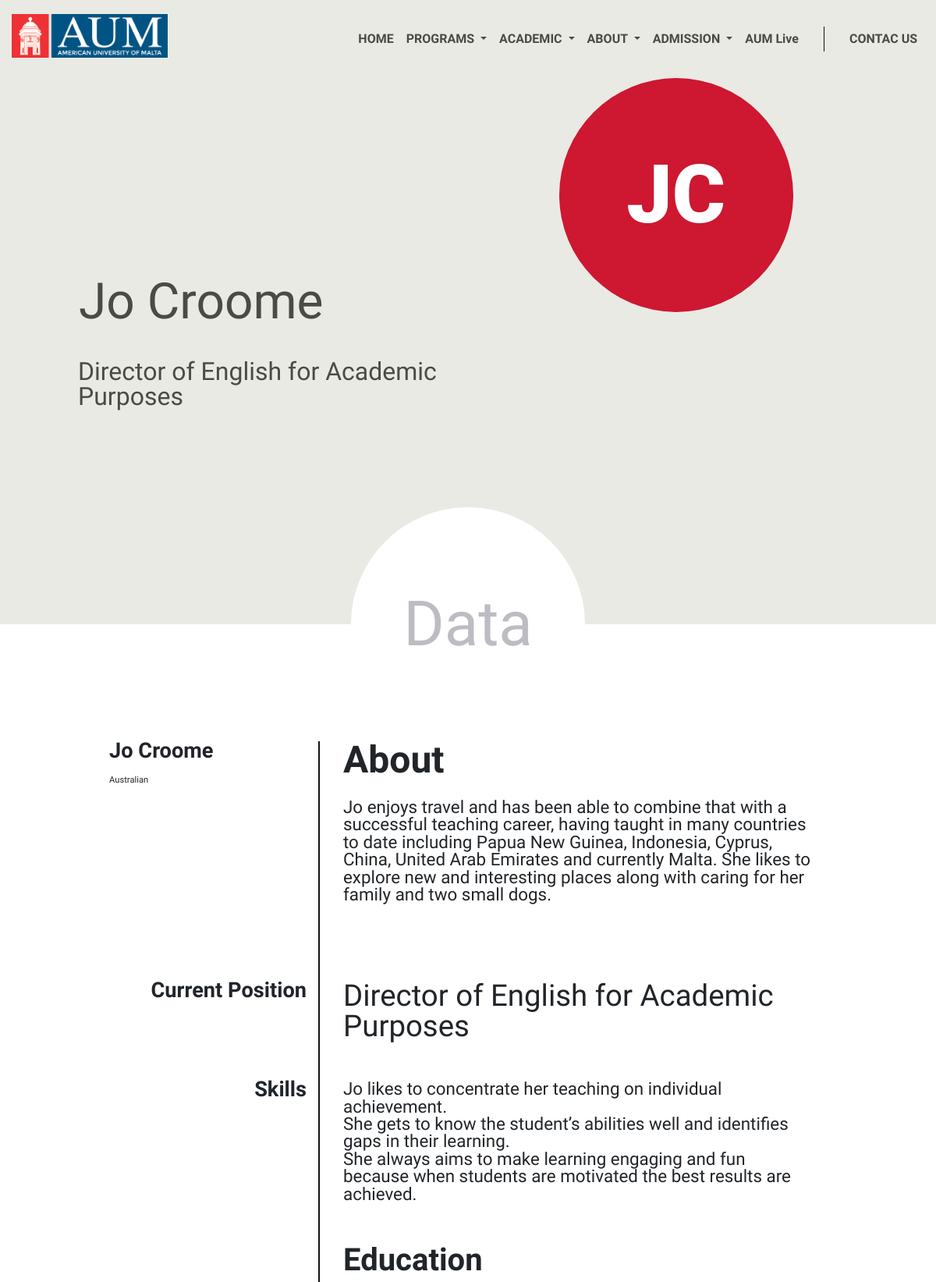
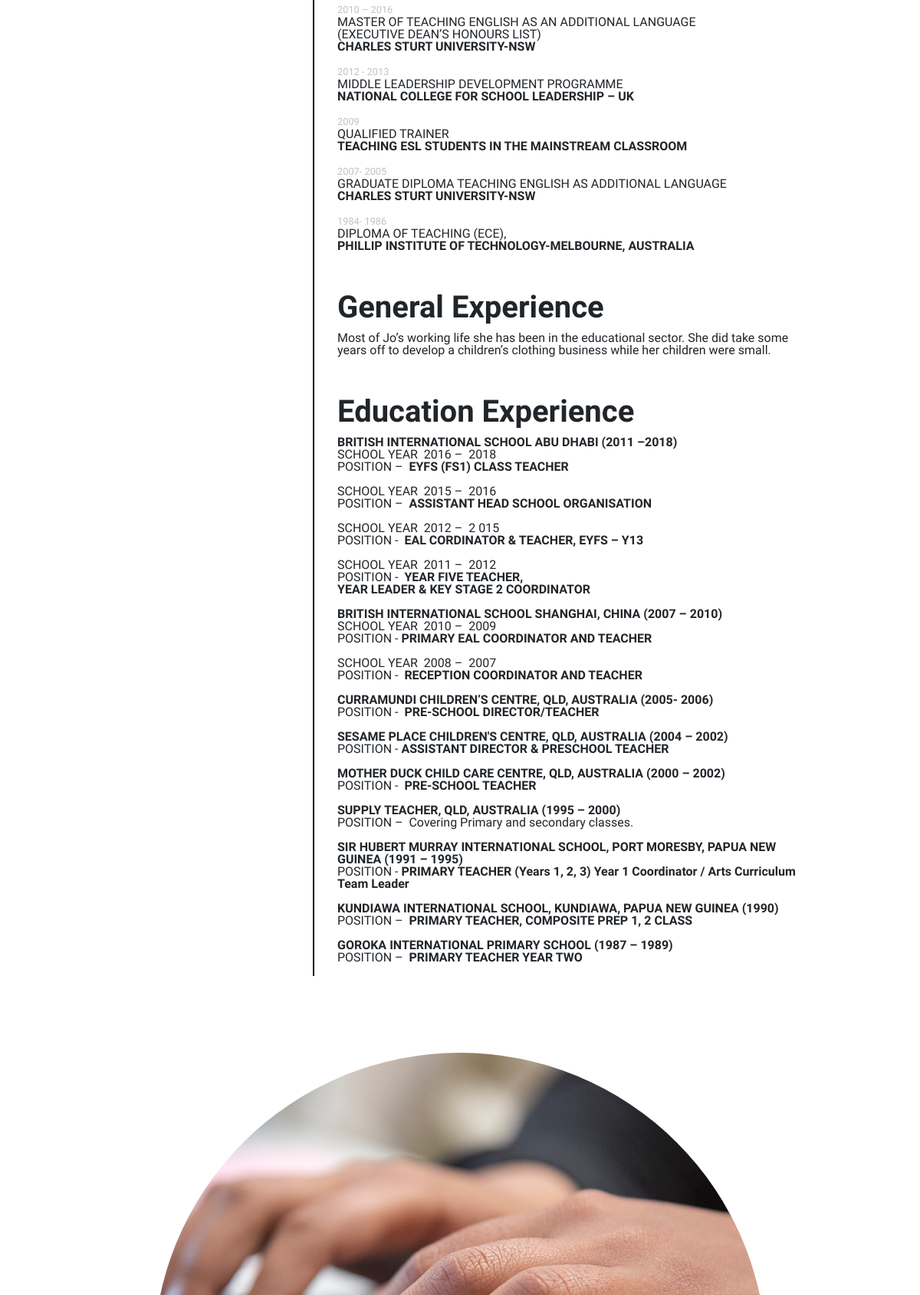
The page /faculty/2 (upper part) on the database its author committed (2 pictures, top to bottom).
### aum/models.py (models this page shows, shortened)
class HeroGlobalData(models.Model):
    logoImage1 = models.ImageField(upload_to='images/', null=True)
    useClassicLogo = models.BooleanField(default=True)
    classicLogo = models.ImageField(upload_to='images/', null=True, blank=True)

class Professor(models.Model):
    name = models.CharField(max_length=255)
    nameTitle = models.CharField(max_length=255)
    roleTitle = models.TextField(default="", blank=True)
    photoBig = models.ImageField(upload_to='images/people/', null=True, blank=True)
    photoMed = models.ImageField(upload_to='images/people/', null=True, blank=True)
    photoMin = models.ImageField(upload_to='images/people/', null=True, blank=True)
    photoTxt = models.CharField(max_length=3, default="", blank=True)
    nationality = models.CharField(max_length=255)
    social = models.TextField(default="", blank=True) #json
    about = models.TextField(default="", blank=True)
    currentPosition = models.TextField(default="", blank=True)
    skills = models.TextField(default="", blank=True)
    bigRichData = RichTextField(default="", blank=True)

### aum/views.py (the view)
# urls.py: path('faculty/<int:prof_id>', views.professors, name='professors'),
def professors(request, prof_id):
    dt = datetime.datetime.now().timestamp()
    data = get_object_or_404(Professor, pk=prof_id)
    navdata = NavSetting.objects.first()
    topnav = json.loads(navdata.topNavBar)
    footernav = json.loads(navdata.footerNav)
    generaldata = GlobalTextAndTitle.objects.first()
    topdata = HeroGlobalData.objects.first()
    applybanner = ApplyBanner.objects.first()
    buttonsgeneral = ButtonsGeneral.objects.first()
    bloggeneral = BlogGeneral.objects.first()
    formnewsletter = ""
    msgs_alert = {}
    if request.method == 'POST':
        formnewsletter = NewsletterForm(request.POST)
        if formnewsletter.is_valid():
            msgs_alert["Newsletter"] = True
            formnewsletter.save()
            formnewsletter = NewsletterForm()
    else:
        formnewsletter = NewsletterForm()
    settingsapply = {
        'call': applybanner.callToAction,
        'landing1': applybanner.landing1,
        'landing2': applybanner.landing2,
        'applyLink': applybanner.applyLink,
        'tipo': 'data'
    }
    settingstop = {
        'invertnavcolor':True,
        'minilogotxt': data.photoTxt,
        'usevideo': False,
        'useimg': False,
        'imgurl': "",
        'tintoverlay': 0,
        'usebackcolor': True,
        'colorback': '#E9EAE4',
        'typemodel': 'professor',
        'texttop': data.nameTitle,
        'textbody': data.roleTitle
    }
    sectionMain={
        "column1": [
            {
                "blocktype": "title",
                "value": data.nameTitle
            },
            {
                "blocktype": "Space",
                "value": 20
            },
            {
                "blocktype": "NormalMiniText",
                "value": data.nationality
            },
            {
                "blocktype": "Space",
                "value": 20
            },
            {
                "blocktype": "socialbar",
                "value": json.loads(data.social)
            }
        ],
        "column2": [
            {
                "blocktype": "MoreBigText",
                "value": "<strong>About</strong>"
            },
            {
                "blocktype": "Space",
                "value": 25
            },
            {
                "blocktype": "MediumText",
                "value": data.about
            },
            {
                "blocktype": "Space",
                "value": 100
            }
        ]
    }
    sectionCurrentPos = {
        "column1": [
            {
                "blocktype": "title",
                "rightalign":True,
                "value": "Current Position"
            }
        ],
        "column2": [
            {
                "blocktype": "BigText",
                "value": data.currentPosition
            },
            {
                "blocktype": "Space",
                "value": 50
            }
        ]
    }
    skillsanddata = {
        "column1": [
            {
                "blocktype": "title",
                "rightalign": True,
                "value": "Skills"
            }
        ],
        "column2": [
            {
                "blocktype": "MediumText",
                "value": data.skills
            },
            {
                "blocktype": "Space",
                "value": 50
            },
            {
                "blocktype": "RichText",
                "value": data.bigRichData
            }
        ]
    }
    return render(request, 'aum/professor_temp.html', {'settingstop': settingstop,
                                                        "timestamp": dt,
                                                        'topdata': topdata,
                                                        'settingsapply': settingsapply,
                                                        'buttonsgeneral': buttonsgeneral,
                                                        'bloggeneral': bloggeneral,
                                                        'generaldata': generaldata,
                                                        'data_medImage1': data.photoMed,
                                                        'sectionMain':sectionMain,
                                                        'sectionCurrentPos':sectionCurrentPos,
                                                        'skillsanddata':skillsanddata,
                                                        'topnav':topnav,
                                                       'footernav': footernav,
                                                       'msgs_alert': msgs_alert,
                                                       'formnewsletter': formnewsletter
                                                    })

### templates/aum/professor_temp.html (shortened to what this page needs)
{% extends 'base.html' %}
{% load staticfiles %}
{% block content %}
    {% include 'snip/hero_snip.html' %}
    {% include 'snip/topbanner_snip.html' %}
    {% include "snip/white_section_columns_snip.html" with blocks1=sectionMain %}
    {% include "snip/white_section_columns_snip.html" with blocks1=sectionCurrentPos %}
    {% include "snip/white_section_columns_snip.html" with blocks1=skillsanddata %}
    <div class="Space-100"></div>
    {% include 'snip/blog_snip.html' with bb_contextitle=settingstop.texttop %}
{% endblock content %}

### templates/snip/hero_snip.html (shortened to what this page needs)
{% load staticfiles %}
{% if settingstop.useimg %}
<div id="VideoBack" class="backgroundImgResponsive ForceMinHeight" style="background-image: url({{ settingstop.imgurl }})">
{% elif settingstop.usebackcolor%}
<div id="VideoBack" class="ForceMinHeight" style="background-color: {{ settingstop.colorback }}">
{% else %}
<div id="VideoBack" class="ForceMinHeight">
{% endif %}
</div>
<div class="container-fluid text-white ForceMinHeight">
{% if settingstop.tintoverlay == 0 %}
    <div class="row fullViewportHeight backgroundImgResponsive ForceMinHeight">
{% else %}
    <div class="row fullViewportHeight backgroundImgResponsive ForceMinHeight" style="background-image: linear-gradient(
                                                                    rgba(0, 74, 135, {{ settingstop.tintoverlay }}),
                                                                    rgba(0, 74, 135, {{ settingstop.tintoverlay }})
                                                                )">
{% endif %}
        <div id="HeroLogo" class="col-lg-1 {{ settingstop.invertnavcolor|yesno:'heronavDark,' }}">
            {% if topdata.useClassicLogo %}
                <div class="mt-lg-2">
                    <a href="{% url 'home' %}">
                        <img src="{{ topdata.classicLogo.url }}" class="HeroLogoClassic">
                    </a>
                </div>
            {% else %}
                <a href="{% url 'home' %}">
                    <img src="{{ topdata.logoImage1.url }}" class="img-fluid">
                </a>
                <div id="HeroLogoTexto">AUM</div>
                <p>AMERICAN UNIVERSITY OF MALTA</p-->
            {% endif %}
        </div>
        <div class="col-lg-11">
            <div id="HeroMenuTop" class="row TopNav_General {{ settingstop.invertnavcolor|yesno:'heronavDark,' }}">
                <nav class="navbar navbar-expand-lg ml-auto">
                    <div class="collapse navbar-collapse" id="navbarSupportedContent">
                        <ul class="navbar-nav mr-auto">
                            {% for navinfo in topnav.groups %}
                                {% if navinfo.type == "link" %}
                                    <li class="nav-item active">
                                        {% if navinfo.url.type == "internal" %}
                                            {% if navinfo.url.param %}
                                                {% if navinfo.url.anchor %}
                                                    <a class="nav-link {{ settingstop.invertnavcolor|yesno:'heronavDark,' }}" href="{% url navinfo.url.dir navinfo.url.param %}#{{ navinfo.url.anchor }}">{{ navinfo.text |safe}}</a>
                                                {% else %}
                                                    <a class="nav-link {{ settingstop.invertnavcolor|yesno:'heronavDark,' }}" href="{% url navinfo.url.dir navinfo.url.param %}">{{ navinfo.text |safe}}</a>
                                                {% endif %}
                                            {% else %}
                                                {% if navinfo.url.anchor %}
                                                    <a class="nav-link {{ settingstop.invertnavcolor|yesno:'heronavDark,' }}" href="{% url navinfo.url.dir %}#{{ navinfo.url.anchor }}">{{ navinfo.text |safe}}</a>
                                                {% else %}
                                                    <a class="nav-link {{ settingstop.invertnavcolor|yesno:'heronavDark,' }}" href="{% url navinfo.url.dir %}">{{ navinfo.text |safe}}</a>
                                                {% endif %}
                                            {% endif %}
                                        {% else %}
                                            {% if navinfo.url.anchor %}
                                                <a class="nav-link {{ settingstop.invertnavcolor|yesno:'heronavDark,' }}" href="{{ navinfo.url.dir }}#{{ navinfo.url.anchor }}">{{ navinfo.text |safe}}</a>
                                            {% else %}
                                                <a class="nav-link {{ settingstop.invertnavcolor|yesno:'heronavDark,' }}" href="{{ navinfo.url.dir }}">{{ navinfo.text |safe}}</a>
                                            {% endif %}
                                        {% endif %}
                                    </li>
                                {% elif navinfo.type == "dropdown" %}
                                    <li class="nav-item dropdown">
                                        <a class="nav-link dropdown-toggle {{ settingstop.invertnavcolor|yesno:'heronavDark,' }}" href="#" id="navbarDropdown" role="button" data-toggle="dropdown" aria-haspopup="true" aria-expanded="false">
                                          {{ navinfo.text |safe }}
                                        </a>
                                    </li>
                                {% elif navinfo.type == "separator" %}
                                    <div class="ml-lg-4 mr-lg-4" style="border-right: 1px solid {{ settingstop.invertnavcolor|yesno:'#121212,#FFFFFF' }}"></div>
                                {% endif %}
                            {% endfor %}
                        </ul>
                    </div>
                </nav>
            </div>
            <div class="row">
                <div class="col-lg-10">
                    {% if settingstop.typemodel == 'home' %}
                        <div class="font-weight-light TextoInicio">{{ settingstop.texttop | safe }}</div>
                    {% elif settingstop.typemodel == 'professor' %}
                        <div class="row" style="height: 360px">
                            {% if data_medImage1 %}
                                <div class="HeroProfessorCircle" style="background-image: url({{ data_medImage1.url }})"><p></p></div>
                            {% else %}
                                <div class="HeroProfessorCircle"><p>{{ settingstop.minilogotxt }}</p></div>
                            {% endif %}
                            <table class="HeroProfessorTitleHolder">
                              <tbody>
                                <tr>
                                    <td class="align-bottom darkgreyAUM"><div class="{{ settingstop.usefontrich|yesno:'HeroProgramTitle_rich,HeroProgramTitle' }}">{{ settingstop.texttop | safe }}</div></td>
                                </tr>
                              </tbody>
                            </table>
                        </div>
                        <div class="row">
                            <div class="HeroProfessorText darkgreyAUM">{{ settingstop.textbody | safe }}</div>
                        </div>
                    {% endif %}
                </div>
            </div>
        </div>
    </div>
</div>

### templates/snip/column_short_snip.html (shortened to what this page needs)
{% load staticfiles %}
{% for column1item in ccols %}
    {% if column1item.blocktype ==  "title"%}
        <div class="tempProgram_TitleProgram {{ column1item.hasbutton|yesno:'IsButton,' }} {{ column1item.rightalign|yesno:'text-right,' }}">
            {{ column1item.value | safe }}
        </div>
    {% elif column1item.blocktype ==  "Space"%}
        <div class="Space-{{ column1item.value | safe }}"></div>
    {% elif column1item.blocktype ==  "btn_talk"%}
        {% include "snip/button_talk_snip.html" %}
    {% elif column1item.blocktype ==  "btn_scholar"%}
        <div class="row">
            <div class="col-lg-6">
                {% include "snip/button_scholar_snip.html" %}
            </div>
        </div>
    {% elif column1item.blocktype == "btn_apply"%}
        <div class="row">
            <div class="col-lg-12 SideApply">
                {% include 'snip/button_apply_snip.html' %}
            </div>
        </div>
    {% elif column1item.blocktype == "NormalMiniText"%}
        <div class="pages_TwoColumn1_MiniText">
            {{ column1item.value | safe }}
        </div>
    {% endif %}
{% endfor %}

### templates/snip/column_wide_snip.html (shortened to what this page needs)
{% load staticfiles %}
{% for column2item in ccols %}
    {% if column2item.blocktype == "BigText"%}
        <div class="container">
            <div class="pages_TwoColumn1_BigText">
                {{ column2item.value | safe }}
            </div>
        </div>
    {% elif column2item.blocktype == "MoreBigText"%}
        <div class="container">
            <div class="pages_TwoColumn1_MoreBigText">
                {{ column2item.value | safe }}
            </div>
        </div>
    {% elif column2item.blocktype == "Space"%}
        <div class="Space-{{ column2item.value | safe }}"></div>
    {% elif column2item.blocktype == "MediumText"%}
        <div class="container {{ column2item.hasbutton|yesno:'IsButton,' }}">
            <div class="pages_TwoColumn1_MediumText {{ column2item.colorgrey|yesno:'greyAUM,' }}">
                {{ column2item.value | safe }}
            </div>
        </div>
    {% elif column2item.blocktype == "RichText"%}
        <div class="container {{ column2item.hasbutton|yesno:'IsButton,' }}">
            <div class="pages_TwoColumn1_RichText {{ column2item.colorgrey|yesno:'greyAUM,' }}">
                {{ column2item.value | safe }}
            </div>
        </div>
    {% elif column2item.blocktype == "MiniText"%}
        <div class="container">
            <div class="pages_TwoColumn1_MiniText {{ column2item.colorgrey|yesno:'greyAUM,' }}">
                {{ column2item.value | safe }}
            </div>
        </div>
    {% elif column2item.blocktype == "Separator"%}
        <div class="{{ forcewhite|yesno:"pages_SeparatorWhite,pages_Separator" }}"></div>
        {% elif column2item.blocktype == "map"%}
            <div id="map_google"></div>
        </div>
    {% endif %}
{% endfor %}

### rows shown on the page
HeroGlobalData: classicLogo (picture)
Professor: minilogotxt "JC", texttop "Jo Croome", textbody "Director of English for Academic Purposes", value "Jo Croome", value "Australian", value "Jo enjoys travel and has been able to combine that with a successful teaching career, having taught in many countries to date including Papua New Guinea, Indonesia, Cyprus, China, United Arab Emirates and currently Malta. She likes to explore new and interesting places along with caring for her family and two small dogs." "Jo likes to concentrate her teaching on individual achievement. She gets to know the student’s abilities well and identifies gaps in their learning. She always aims to make learning engaging and fun because when students are motivated the best results are achieved.", value "Director of English for Academic Purposes", value "Education 2010 – 2016 MASTER OF TEACHING ENGLISH AS AN ADDITIONAL LANGUAGE (EXECUTIVE DEAN’S HONOURS LIST) CHARLES STURT UNIVERSITY-NSW 2012 - 2013 MIDDLE LEADERSHIP DEVELOPMENT PROGRAMME NATIONAL COLLEGE FOR SCHOOL LEADERSHIP – UK 2009 QUALIFIED TRAINER TEACHING ESL STUDENTS IN THE MAINSTREAM CLASSROOM 2007- 2005 GRADUATE DIPLOMA TEACHING ENGLISH AS ADDITIONAL LANGUAGE CHARLES STURT UNIVERSITY-NSW 1984- 1986 DIPLOMA OF TEACHING (ECE), PHILLIP INSTITUTE OF TECHNOLOGY-MELBOURNE, AUSTRALIA General Experience Most of Jo’s working life she has been in the educational sector. She did take some years off to develop a children’s clothing business while her children were small. Education Experience…"

### other values the page prints
{{ navinfo.text |safe }} "HOME"
{{ navinfo.text |safe }} "PROGRAMS" "ACADEMIC" "ABOUT" "ADMISSION"
{{ navinfo.text |safe }} "AUM Live"
{{ navinfo.text |safe }} "CONTAC US"
{{ column2item.value | safe }} "About"
{{ column1item.value | safe }} "Current Position" "Skills"
